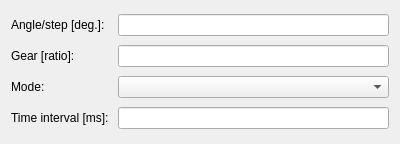
<?xml version="1.0" encoding="UTF-8"?>
<ui version="4.0">
 <class>StepperSettingsWidget</class>
 <widget class="QWidget" name="StepperSettingsWidget">
  <property name="geometry">
   <rect>
    <x>0</x>
    <y>0</y>
    <width>400</width>
    <height>144</height>
   </rect>
  </property>
  <property name="windowTitle">
   <string>Form</string>
  </property>
  <layout class="QGridLayout" name="gridLayout">
   <item row="0" column="0">
    <widget class="QLabel" name="label">
     <property name="text">
      <string>Angle/step [deg.]:</string>
     </property>
    </widget>
   </item>
   <item row="0" column="1">
    <widget class="QLineEdit" name="lineEditAngleToStepDeg"/>
   </item>
   <item row="1" column="0">
    <widget class="QLabel" name="label_2">
     <property name="text">
      <string>Gear [ratio]: </string>
     </property>
    </widget>
   </item>
   <item row="1" column="1">
    <widget class="QLineEdit" name="lineEditGearRatio"/>
   </item>
   <item row="2" column="0">
    <widget class="QLabel" name="label_3">
     <property name="text">
      <string>Mode: </string>
     </property>
    </widget>
   </item>
   <item row="2" column="1">
    <widget class="QComboBox" name="comboBoxModeSelect"/>
   </item>
   <item row="3" column="0">
    <widget class="QLabel" name="label_4">
     <property name="text">
      <string>Time interval [ms]: </string>
     </property>
    </widget>
   </item>
   <item row="3" column="1">
    <widget class="QLineEdit" name="lineEditTimeIntervalMs"/>
   </item>
  </layout>
 </widget>
 <resources/>
 <connections/>
</ui>
